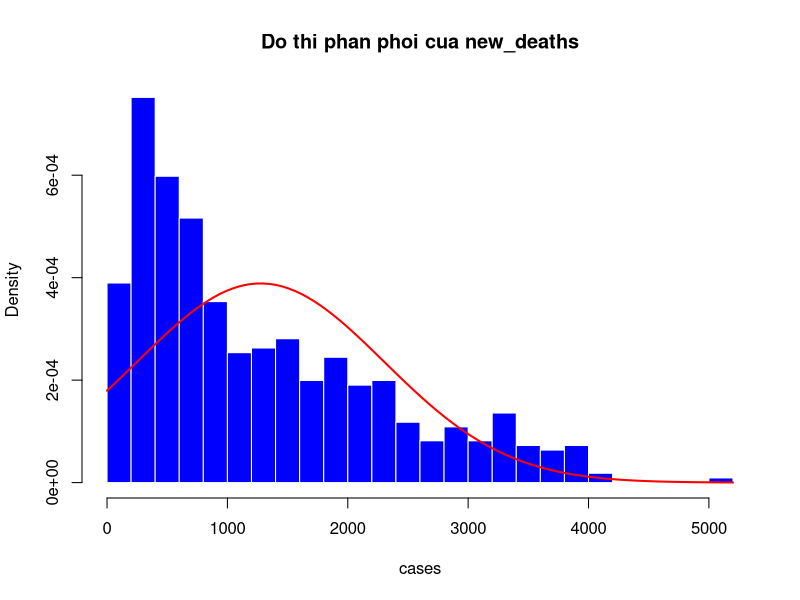
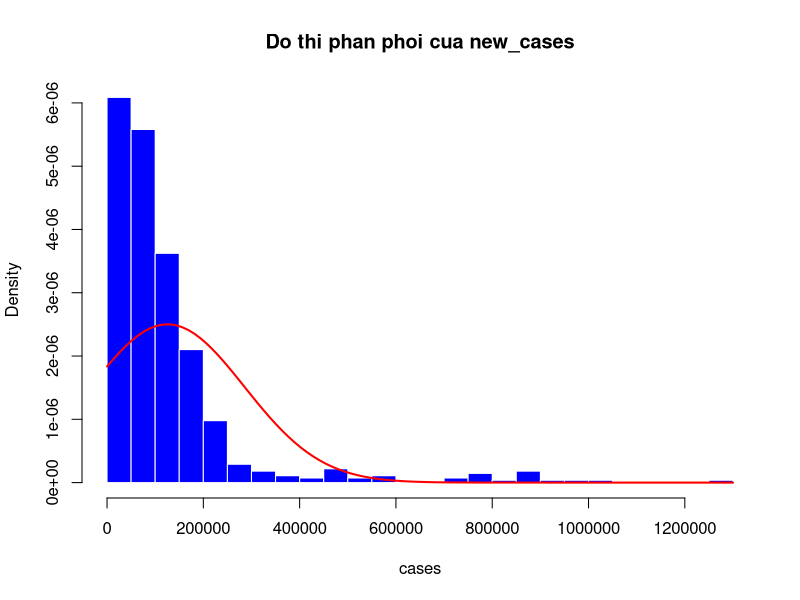
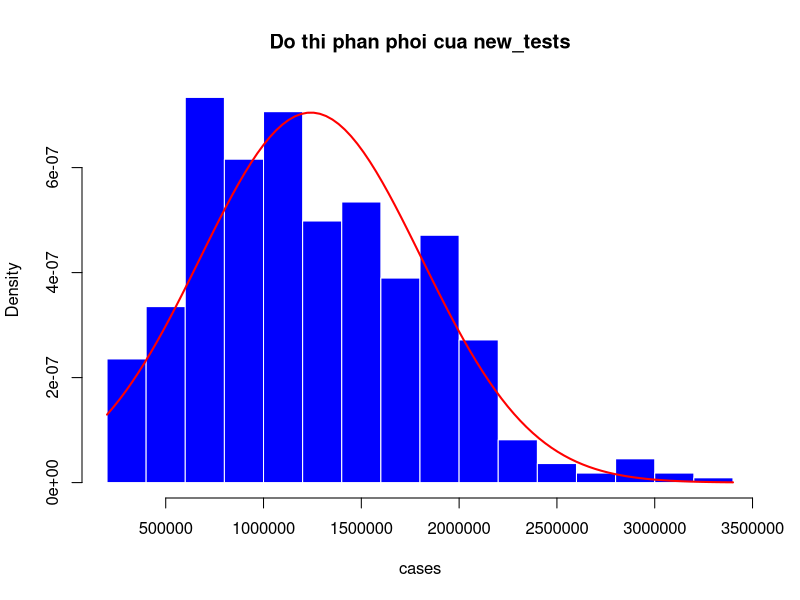
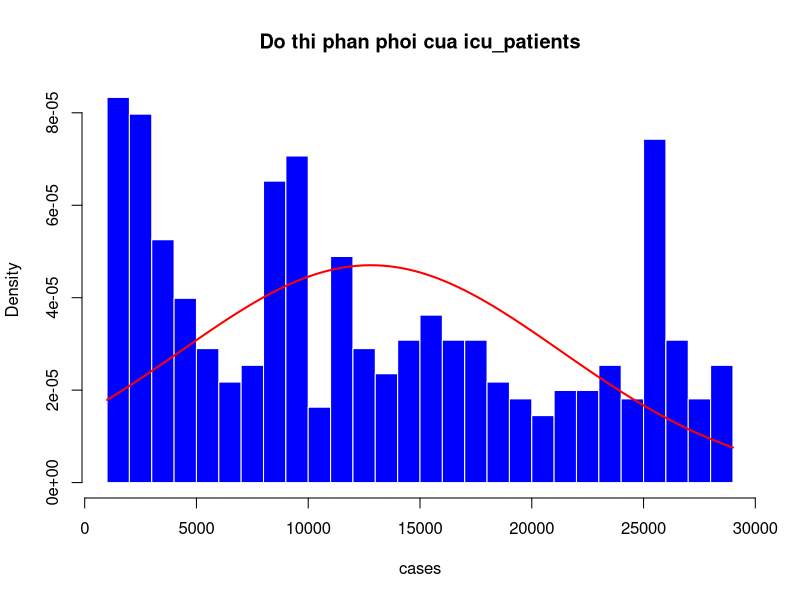
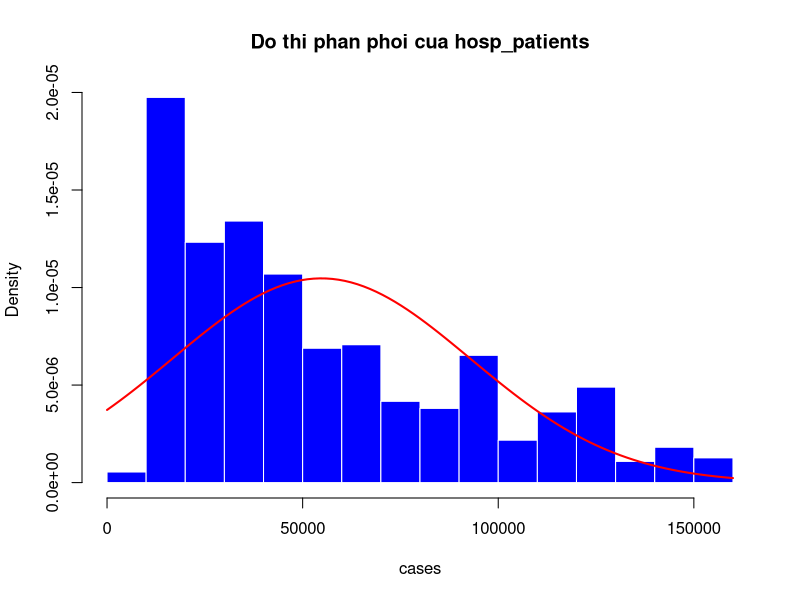
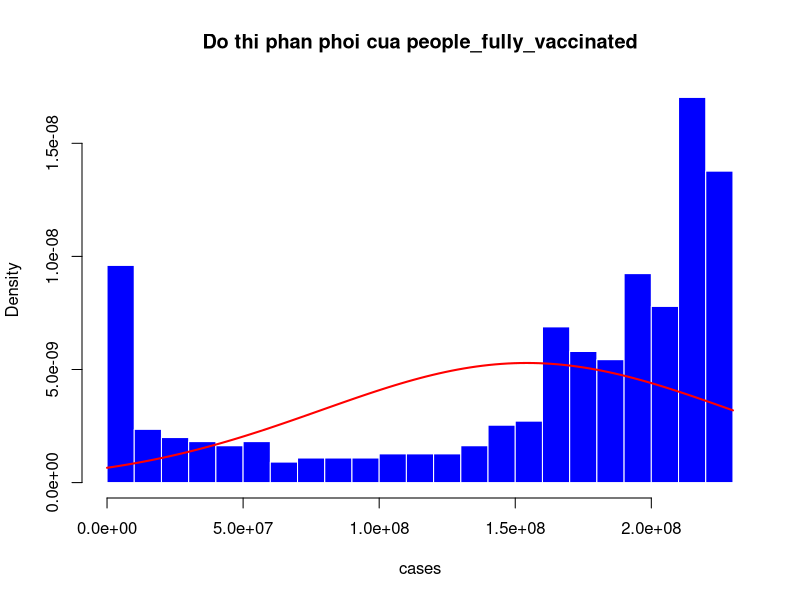
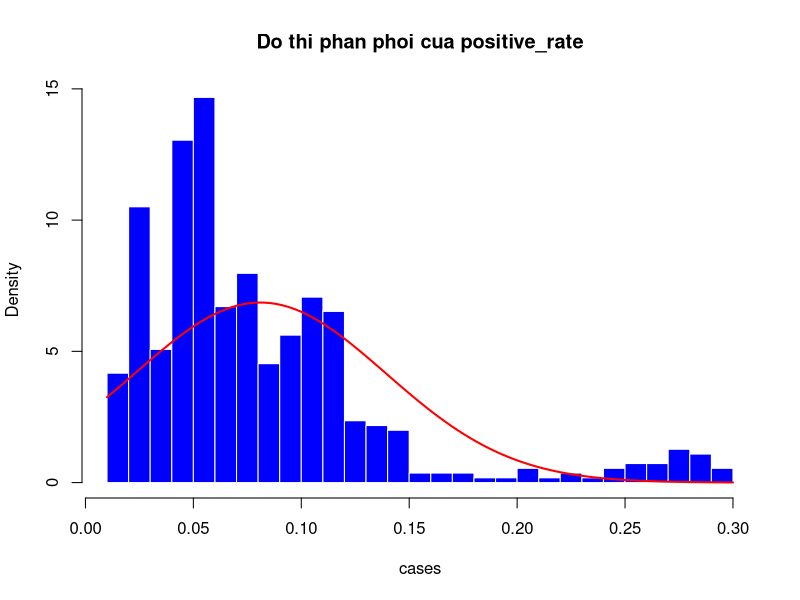
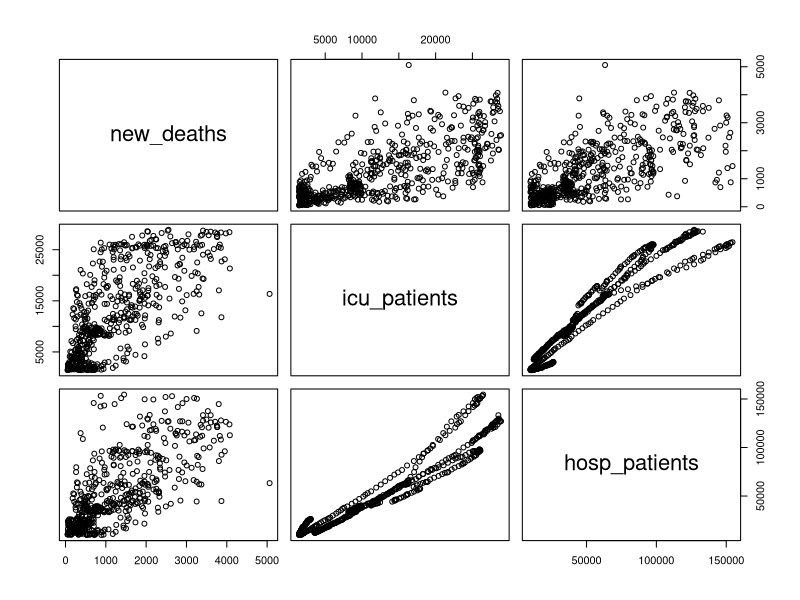

Here is the R script that generated these plots, in order:
## ---- chunk 1
library(dplyr)
library(tidyr)
library(rmarkdown)
library(ggplot2)
old_data <- read.csv("usa.csv")
paged_table(old_data) # thay thế cho print, in ra bảng đẹp hơn
## ---- chunk 2
new_data <- old_data %>% select(3:14)
paged_table(new_data)
## ---- chunk 3
main_data <- subset(new_data , select = c(new_deaths , new_cases , new_tests , icu_patients , hosp_patients , people_fully_vaccinated , positive_rate))
# paged_table(main_data)
## ---- chunk 4
main_data %>% sapply(function(col) sum(is.na(col)))    #Số dữ liệu bị khuyết theo cột
apply(main_data, 2, function(x)sum(is.na(x))/length(x))    #Tỉ lệ dữ liệu bị khuyết
## ---- chunk 5
main_data <- na.omit(main_data)
# main_data[is.na(main_data)] <- 0    #NA <- 0
paged_table(main_data)
## ---- chunk 6
stat_table<-apply(main_data[,c("new_deaths", "new_cases", "new_tests", "icu_patients", "hosp_patients", "people_fully_vaccinated", "positive_rate")], 2,
function(x){c(mean(x), median(x), sd(x), min(x), max(x))})
rownames(stat_table)<-c("mean", "median", "sd", "min", "max")
paged_table(as.data.frame(stat_table))
## ---- chunk 7

hist(main_data$new_deaths, main="Do thi phan phoi cua new_deaths", col = "blue", border = "white",
xlab = "cases", breaks = 20 , freq = FALSE)
curve(dnorm(x, mean = mean(main_data$new_deaths), sd = sd(main_data$new_deaths)),
      col = "red",       # Color of curve
      lwd = 2,           # Line width of 2 pixels
      add = TRUE)        # Superimpose on previous graph
hist(main_data$new_cases, main="Do thi phan phoi cua new_cases", col = "blue", border = "white",
xlab = "cases", breaks = 20 , freq = FALSE)
curve(dnorm(x, mean = mean(main_data$new_cases), sd = sd(main_data$new_cases)),
      col = "red",       # Color of curve
      lwd = 2,           # Line width of 2 pixels
      add = TRUE)        # Superimpose on previous graph
hist(main_data$new_tests, main="Do thi phan phoi cua new_tests", col = "blue", border = "white",
xlab = "cases", breaks = 20 , freq = FALSE)
curve(dnorm(x, mean = mean(main_data$new_tests), sd = sd(main_data$new_tests)),
      col = "red",       # Color of curve
      lwd = 2,           # Line width of 2 pixels
      add = TRUE)        # Superimpose on previous graph
hist(main_data$icu_patients, main="Do thi phan phoi cua icu_patients", col = "blue", border = "white",
xlab = "cases", breaks = 20 , freq = FALSE)
curve(dnorm(x, mean = mean(main_data$icu_patients), sd = sd(main_data$icu_patients)),
      col = "red",       # Color of curve
      lwd = 2,           # Line width of 2 pixels
      add = TRUE)        # Superimpose on previous graph
hist(main_data$hosp_patients, main="Do thi phan phoi cua hosp_patients", col = "blue", border = "white",
xlab = "cases", breaks = 20 , freq = FALSE)
curve(dnorm(x, mean = mean(main_data$hosp_patients), sd = sd(main_data$hosp_patients)),
      col = "red",       # Color of curve
      lwd = 2,           # Line width of 2 pixels
      add = TRUE)        # Superimpose on previous graph
hist(main_data$people_fully_vaccinated, main="Do thi phan phoi cua people_fully_vaccinated", col = "blue", border = "white",
xlab = "cases", breaks = 20 , freq = FALSE)
curve(dnorm(x, mean = mean(main_data$people_fully_vaccinated), sd = sd(main_data$people_fully_vaccinated)),
      col = "red",       # Color of curve
      lwd = 2,           # Line width of 2 pixels
      add = TRUE)        # Superimpose on previous graph
hist(main_data$positive_rate, main="Do thi phan phoi cua positive_rate", col = "blue", border = "white",
xlab = "cases", breaks = 20 , freq = FALSE)
curve(dnorm(x, mean = mean(main_data$positive_rate), sd = sd(main_data$positive_rate)),
      col = "red",       # Color of curve
      lwd = 2,           # Line width of 2 pixels
      add = TRUE)        # Superimpose on previous graph
## ---- chunk 8
paged_table(as.data.frame(cor(main_data)))
## ---- chunk 9
contTab = subset(main_data, select = c(new_deaths, icu_patients, hosp_patients))
pairs(contTab)
